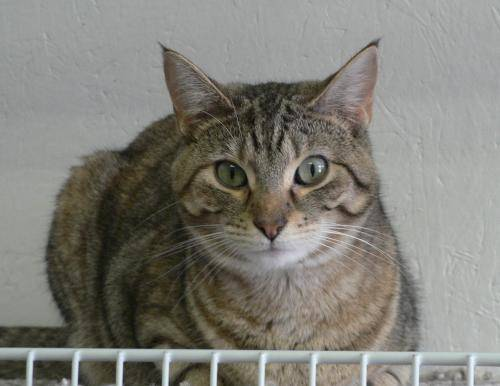
#> input picture Datasets/Animals/Cats/cat.103.jpg, 500 x 386 px
$ python kNNtraining.py --dataset Datasets/Animals/Cats
#> lines starting #> are read from the running program, lines starting #| are printed output that depends on the picture
### DatasetLoader.py
import numpy as np
import cv2
import os

class DatasetLoader:
    def __init__(self, preprocessors=None):
        # store the image preprocessor
        self.preprocessors = preprocessors

        # if the preprocessors are None, initialize them as an
        # empty list
        if self.preprocessors is None:
            self.preprocessors = []

    def load(self, imagePaths, verbose=-1):
        # initialize the list of features and labels
#> called with verbose = 500
        data = []
        labels = []

        # loop over the input images
        for (i, imagePath) in enumerate(imagePaths):
            # load the image and extract the class label assuming
            # that our path has the following format:
            # /path/to/dataset/{class}/{image}.jpg
            image = cv2.imread(imagePath)
#> image is the input picture: shape (386, 500, 3); mean B, G, R 119.5, 126.4, 128.1
            label = imagePath.split(os.path.sep)[-2]
            # print(image)
            # print(label)
            # check to see if our preprocessors are not None
            if self.preprocessors is not None:
                # loop over the preprocessors and apply each to
                # the image
                for p in self.preprocessors:
                    image = p.preprocess(image)
#> this loop made 1 pass
#> pass 1, in load, `image = p.preprocess(image)`:
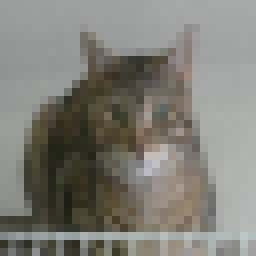
#> image: shape (32, 32, 3) (shown 8 times larger); mean B, G, R 119.5, 126.4, 128.1

            # treat our processed image as a "feature vector"
            # by updating the data list followed by the labels
            data.append(image)
            labels.append(label)

            # show an update every 'verbose' images
            if verbose > 0 and i > 0 and (i + 1) % verbose == 0:
                print("[INFO] processed {}/{}".format(i + 1, len(imagePaths)))
#> pass 2 of the loop in load, `for (i, imagePath) in enumerate(imagePaths):`:
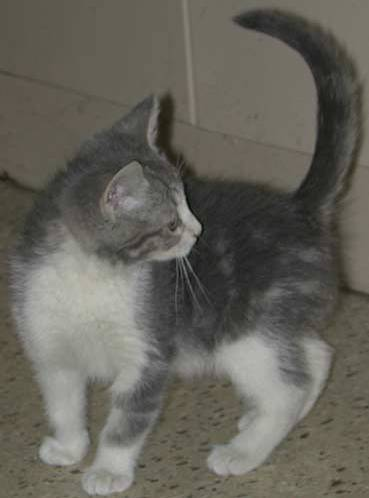
#> input picture Datasets/Animals/Cats/cat.142.jpg, 369 x 498 px
#> in load, image is the input picture: shape (498, 369, 3); mean B, G, R 90.6, 98.7, 100.9
#> the loop in load, `for p in self.preprocessors:` made 1 pass
#> pass 1, in load, `image = p.preprocess(image)`:
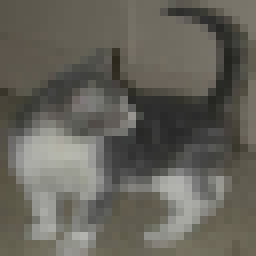
#> image: shape (32, 32, 3) (shown 8 times larger); mean B, G, R 90.6, 98.7, 100.9

        # return a tuple of the data and labels
        return(np.array(data), np.array(labels))

### ImagePreprocessor.py
import cv2

class SimplePreprocessor:
    def __init__(self, width, height, inter=cv2.INTER_AREA):
        # Store target image width, height and interpolation
        # method used when resizing
        self.width = width
        self.height = height
        self.inter = inter

    def preprocess(self,image):

        # resize the image to a fixed size, ignoring aspect ratio
        return cv2.resize(image, (self.width, self.height), interpolation=self.inter)

### kNNtraining.py
from sklearn.neighbors import KNeighborsClassifier
from sklearn.preprocessing import LabelEncoder
from sklearn.model_selection import train_test_split
from sklearn.metrics import classification_report
from DatasetLoader import DatasetLoader
from ImagePreprocessor import SimplePreprocessor
from imutils import paths
import argparse

# construct the argument parse and parse the arguments
ap = argparse.ArgumentParser()
ap.add_argument("-d", "--dataset", required=True, metavar=''
                , help="path to input dataset")
ap.add_argument("-k", "--neighbors", type=int, default=1, metavar=''
                , help="# of nearest neighbors for classification")
ap.add_argument("-j", "--jobs", type=int, default=1, metavar=''
                , help="# of jobs for k-NN distance (-1 uses all available cores")
args = vars(ap.parse_args())


# grab the list of images that we'll be describing
print("[INFO] loading images...")
imagePaths = list(paths.list_images(args["dataset"]))

# initialize the image preprocessor, load the dataset from disk,
# and reshape the data matrix
sp = SimplePreprocessor(32, 32)
sdl = DatasetLoader(preprocessors=[sp])
(data, labels) = sdl.load(imagePaths, verbose=500)
data = data.reshape((data.shape[0], 3072))

# show some information on memory consumption of the images
print("[INFO] features matrix: {:.1f}MB".format(
    data.nbytes / (1024 * 1000.0)))
#| [INFO] features matrix: 0.0MB

# encode the labels as integers
le = LabelEncoder()
labels = le.fit_transform(labels)
#> labels = [0, 0]

# partition the data into training and testing splits using the 75% of
# the data for training and the remaining 25% for testing
(trainX, testX, trainY, testY) = train_test_split(data, labels, test_size=0.25, random_state=42)
#> trainY = [0]; testY = [0]

# train and evaluate a k-NN classifier on the raw pixel intensities
print("[INFO] evaluating k-NN classifier...")
model = KNeighborsClassifier(n_neighbors=args["neighbors"],n_jobs=args["jobs"])
model.fit(trainX,trainY)
print(classification_report(testY, model.predict(testX), target_names=le.classes_))
#|               precision    recall  f1-score   support
#|         Cats       1.00      1.00      1.00         1
#|     accuracy                           1.00         1
#|    macro avg       1.00      1.00      1.00         1
#| weighted avg       1.00      1.00      1.00         1
